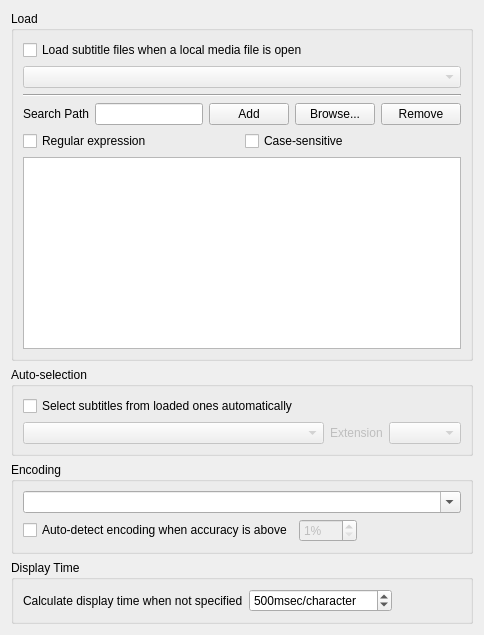
       <widget class="QWidget" name="sub_load">
        <property name="name" stdset="0">
         <string>Subtitle</string>
        </property>
        <property name="icon" stdset="0">
         <iconset>
          <normaloff>:/img/subtitle.png</normaloff>:/img/subtitle.png</iconset>
        </property>
        <layout class="QVBoxLayout" name="verticalLayout_18">
         <item>
          <widget class="QGroupBox" name="groupBox_8">
           <property name="title">
            <string>Load</string>
           </property>
           <layout class="QVBoxLayout" name="verticalLayout_11">
            <item>
             <widget class="QCheckBox" name="sub_enable_autoload">
              <property name="text">
               <string>Load subtitle files when a local media file is open</string>
              </property>
             </widget>
            </item>
            <item>
             <widget class="SubtitleAutoloadComboBox" name="sub_autoload">
              <property name="enabled">
               <bool>false</bool>
              </property>
              <property name="toolTip">
               <string>Load next subtitles when starting to play a file.</string>
              </property>
              <property name="sizeAdjustPolicy">
               <enum>QComboBox::AdjustToContents</enum>
              </property>
             </widget>
            </item>
            <item>
             <widget class="Line" name="line_2">
              <property name="orientation">
               <enum>Qt::Horizontal</enum>
              </property>
             </widget>
            </item>
            <item>
             <layout class="QHBoxLayout" name="horizontalLayout_30">
              <item>
               <widget class="QLabel" name="label_4">
                <property name="text">
                 <string>Search Path</string>
                </property>
               </widget>
              </item>
              <item>
               <widget class="QLineEdit" name="sub_search_path_edit"/>
              </item>
              <item>
               <widget class="QPushButton" name="sub_search_path_add">
                <property name="text">
                 <string>Add</string>
                </property>
               </widget>
              </item>
              <item>
               <widget class="QPushButton" name="sub_search_path_browse">
                <property name="text">
                 <string>Browse...</string>
                </property>
               </widget>
              </item>
              <item>
               <widget class="QPushButton" name="sub_search_path_remove">
                <property name="text">
                 <string>Remove</string>
                </property>
               </widget>
              </item>
             </layout>
            </item>
            <item>
             <layout class="QHBoxLayout" name="horizontalLayout_33">
              <item>
               <widget class="QCheckBox" name="sub_search_regex">
                <property name="text">
                 <string>Regular expression</string>
                </property>
               </widget>
              </item>
              <item>
               <widget class="QCheckBox" name="sub_search_case_sensitive">
                <property name="text">
                 <string>Case-sensitive</string>
                </property>
               </widget>
              </item>
             </layout>
            </item>
            <item>
             <widget class="QTreeView" name="sub_search_paths">
              <property name="rootIsDecorated">
               <bool>false</bool>
              </property>
             </widget>
            </item>
           </layout>
          </widget>
         </item>
         <item>
          <widget class="QGroupBox" name="groupBox_9">
           <property name="title">
            <string>Auto-selection</string>
           </property>
           <layout class="QVBoxLayout" name="verticalLayout_12">
            <item>
             <widget class="QCheckBox" name="sub_enable_autoselect">
              <property name="text">
               <string>Select subtitles from loaded ones automatically</string>
              </property>
             </widget>
            </item>
            <item>
             <layout class="QHBoxLayout" name="horizontalLayout_4">
              <item>
               <widget class="SubtitleAutoselectComboBox" name="sub_autoselect">
                <property name="enabled">
                 <bool>false</bool>
                </property>
                <property name="sizePolicy">
                 <sizepolicy hsizetype="Expanding" vsizetype="Fixed">
                  <horstretch>0</horstretch>
                  <verstretch>0</verstretch>
                 </sizepolicy>
                </property>
                <property name="toolTip">
                 <string>Select next subtitles in automatically loaded subtitles.</string>
                </property>
                <property name="sizeAdjustPolicy">
                 <enum>QComboBox::AdjustToContents</enum>
                </property>
               </widget>
              </item>
              <item>
               <widget class="QLabel" name="sub_ext_label">
                <property name="enabled">
                 <bool>false</bool>
                </property>
                <property name="text">
                 <string>Extension</string>
                </property>
               </widget>
              </item>
              <item>
               <widget class="DataComboBox" name="sub_ext">
                <property name="enabled">
                 <bool>false</bool>
                </property>
                <property name="sizePolicy">
                 <sizepolicy hsizetype="Minimum" vsizetype="Fixed">
                  <horstretch>0</horstretch>
                  <verstretch>0</verstretch>
                 </sizepolicy>
                </property>
               </widget>
              </item>
             </layout>
            </item>
           </layout>
          </widget>
         </item>
         <item>
          <widget class="QGroupBox" name="groupBox_10">
           <property name="title">
            <string>Encoding</string>
           </property>
           <layout class="QVBoxLayout" name="verticalLayout_13">
            <item>
             <widget class="EncodingComboBox" name="sub_enc">
              <property name="toolTip">
               <string>Open subtitle file with selected encoding.</string>
              </property>
              <property name="editable">
               <bool>true</bool>
              </property>
              <property name="sizeAdjustPolicy">
               <enum>QComboBox::AdjustToContentsOnFirstShow</enum>
              </property>
             </widget>
            </item>
            <item>
             <layout class="QHBoxLayout" name="horizontalLayout_5">
              <item>
               <widget class="QCheckBox" name="sub_enc_autodetection">
                <property name="text">
                 <string>Auto-detect encoding when accuracy is above</string>
                </property>
               </widget>
              </item>
              <item>
               <widget class="QSpinBox" name="sub_enc_accuracy">
                <property name="enabled">
                 <bool>false</bool>
                </property>
                <property name="accelerated">
                 <bool>true</bool>
                </property>
                <property name="suffix">
                 <string notr="true">%</string>
                </property>
                <property name="minimum">
                 <number>1</number>
                </property>
                <property name="maximum">
                 <number>100</number>
                </property>
               </widget>
              </item>
              <item>
               <spacer name="horizontalSpacer_6">
                <property name="orientation">
                 <enum>Qt::Horizontal</enum>
                </property>
                <property name="sizeHint" stdset="0">
                 <size>
                  <width>40</width>
                  <height>20</height>
                 </size>
                </property>
               </spacer>
              </item>
             </layout>
            </item>
           </layout>
          </widget>
         </item>
         <item>
          <widget class="QGroupBox" name="groupBox_13">
           <property name="title">
            <string>Display Time</string>
           </property>
           <layout class="QHBoxLayout" name="horizontalLayout_11">
            <item>
             <widget class="QLabel" name="aLabel_6">
              <property name="text">
               <string>Calculate display time when not specified</string>
              </property>
             </widget>
            </item>
            <item>
             <widget class="QSpinBox" name="ms_per_char">
              <property name="toolTip">
               <string>When display time is not specifid in subtitle, caculate interval wih this value.</string>
              </property>
              <property name="accelerated">
               <bool>true</bool>
              </property>
              <property name="suffix">
               <string>msec/character</string>
              </property>
              <property name="minimum">
               <number>1</number>
              </property>
              <property name="maximum">
               <number>99999</number>
              </property>
              <property name="singleStep">
               <number>100</number>
              </property>
              <property name="value">
               <number>500</number>
              </property>
             </widget>
            </item>
            <item>
             <spacer name="horizontalSpacer_12">
              <property name="orientation">
               <enum>Qt::Horizontal</enum>
              </property>
              <property name="sizeHint" stdset="0">
               <size>
                <width>5</width>
                <height>20</height>
               </size>
              </property>
             </spacer>
            </item>
           </layout>
          </widget>
         </item>
        </layout>
       </widget>
